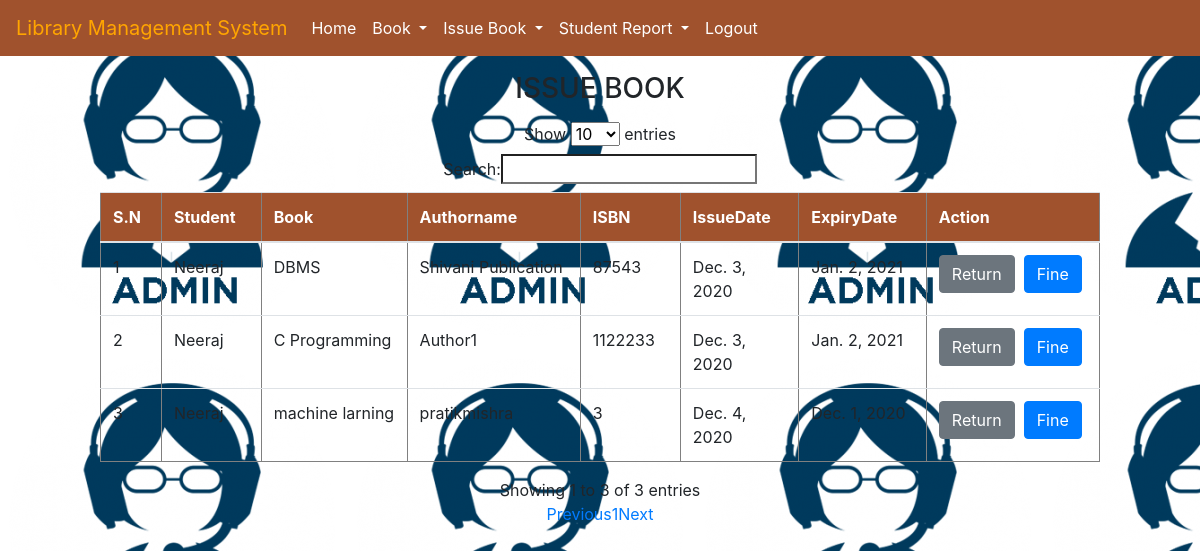
The app's page /viewissue/ (signed in) with its own data.
### library/models.py (models this page shows, shortened)
class Student(models.Model):
    studentinfo = models.ForeignKey(Studentinfo,on_delete=models.CASCADE, null=True)
    book = models.ForeignKey(Book,on_delete=models.CASCADE, null=True)
    issue_date = models.DateField(null=True)
    expiry_date = models.DateField(null=True)

class Studentinfo(models.Model):
    user=models.ForeignKey(User,on_delete=models.CASCADE,null=True)
    rollNo=models.CharField(max_length=100,null=True)
    branch=models.CharField(max_length=100,null=True)

class Book(models.Model):
    book_name=models.CharField(max_length=100, null=True)
    category = models.CharField(max_length=30,null=True)
    quantity =models.IntegerField(null=True)
    author = models.CharField(max_length=100,null=True)
    isbn = models.IntegerField(null=True)

### library/views.py (the view)
# urls.py: path('viewissue/',Viewissue, name='viewissue'),
def Viewissue(request):
    if not request.user.is_authenticated:
        return redirect('studentlogin')
    order1 = Student.objects.all()
    d = {'data1':order1}
    return render(request,'viewissue.html',d)

### library/templates/viewissue.html
{% extends 'navigation.html' %}
{% load static %}
{% block body %}
<center>
        <h3 class="my-3">ISSUE BOOK </h3>
        <table border="1" style="width:1000px" id="myTable"  class="table table-border">
<thead style="background-color:#a0522d;color:white">
        <tr>
            <th>S.N</th>
            <th>Student</th>
            <th>Book</th>
            <th>Authorname</th>
            <th>ISBN</th>
            <th>IssueDate</th>
            <th>ExpiryDate</th>
            <th>Action</th>
        </tr>
        </thead>
            <tbody>
        {% for i in data1 %}
         <tr>
             <td>{{forloop.counter}} </td>
             <td>{{i.studentinfo.user.username}} </td>
             <td>{{i.book.book_name}} </td>
             <td>{{i.book.author}} </td>
             <td>{{i.book.isbn}} </td>
             <td>{{i.issue_date}}</td>
             <td>{{i.expiry_date}}</td>
             <td><a href="{% url 'returnbook' i.id %}" class="btn btn-secondary">Return</a>&nbsp;&nbsp;<a href="{% url 'fine' i.id %}" class="btn btn-primary">Fine</a></td>
         </tr>
        {% endfor %}
</tbody>
    </table>
</center>
{% endblock %}

### library/templates/navigation.html (style rules this page uses)
* { box-sizing: border-box; }
body { background-image:url("admin.png"); }

### records on screen
Student: studentinfo.user.username "Neeraj", book.book_name "DBMS", book.author "Shivani Publication", book.isbn "87543", issue_date "Dec. 3, 2020", expiry_date "Jan. 2, 2021"
Student: studentinfo.user.username "Neeraj", book.book_name "C Programming", book.author "Author1", book.isbn "1122233", issue_date "Dec. 3, 2020", expiry_date "Jan. 2, 2021"
Student: studentinfo.user.username "Neeraj", book.book_name "machine larning", book.author "pratikmishra", book.isbn "3", issue_date "Dec. 4, 2020", expiry_date "Dec. 1, 2020"
